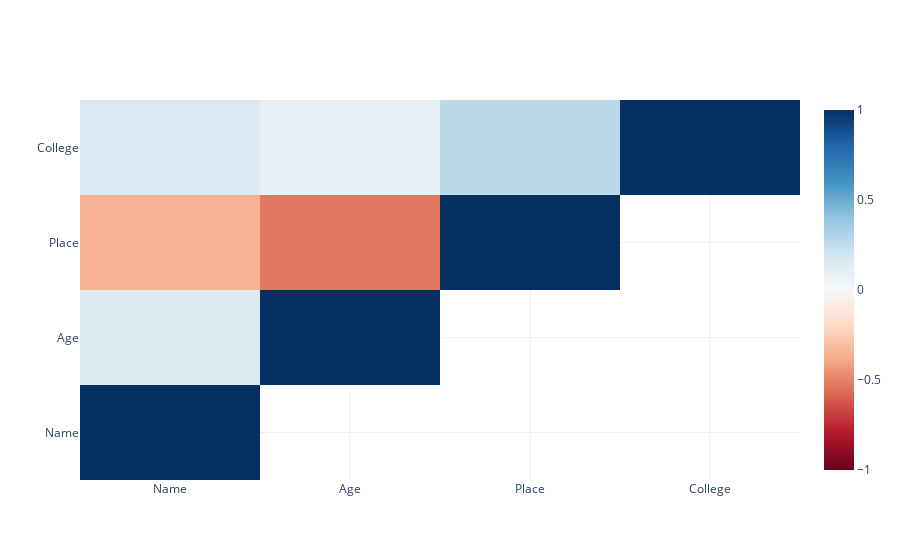

Notebook cell for this chart:
### Code cell
import plotly.io as pio
import plotly.express as px
import plotly.graph_objects as go

pio.templates.default = "plotly_white"

heat = go.Heatmap(
    z=corr.where(mask),
    x=corr.columns,
    y=corr.columns,
    colorscale=px.colors.diverging.RdBu,
    zmin=-1,
    zmax=1
)

fig=go.Figure(heat)
fig.show()

### Figure 1 — Plotly figure (JSON) as saved in the notebook; plotly's stock layout.template omitted (floating-point values rounded to 4 significant figures)
{"data": [{"colorscale": [[0, "rgb(103,0,31)"], [0.1, "rgb(178,24,43)"], [0.2, "rgb(214,96,77)"], [0.3, "rgb(244,165,130)"], [0.4, "rgb(253,219,199)"], [0.5, "rgb(247,247,247)"], [0.6, "rgb(209,229,240)"], [0.7, "rgb(146,197,222)"], [0.8, "rgb(67,147,195)"], [0.9, "rgb(33,102,172)"], [1, "rgb(5,48,97)"]], "type": "heatmap", "x": ["Name", "Age", "Place", "College"], "y": ["Name", "Age", "Place", "College"], "z": [[1, null, null, null], [0.1398, 1, null, null], [-0.3517, -0.5296, 1, null], [0.1545, 0.08493, 0.2768, 1]], "zmax": 1, "zmin": -1}], "layout": {}}
